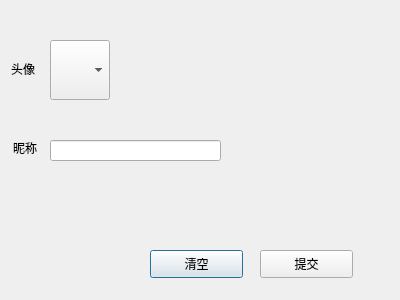
<?xml version="1.0" encoding="UTF-8"?>
<ui version="4.0">
 <class>set_user</class>
 <widget class="QDialog" name="set_user">
  <property name="geometry">
   <rect>
    <x>0</x>
    <y>0</y>
    <width>400</width>
    <height>300</height>
   </rect>
  </property>
  <property name="windowTitle">
   <string>Dialog</string>
  </property>
  <widget class="QComboBox" name="cbx_icon">
   <property name="geometry">
    <rect>
     <x>50</x>
     <y>40</y>
     <width>60</width>
     <height>60</height>
    </rect>
   </property>
   <property name="iconSize">
    <size>
     <width>60</width>
     <height>60</height>
    </size>
   </property>
  </widget>
  <widget class="QLabel" name="lb_picture">
   <property name="geometry">
    <rect>
     <x>11</x>
     <y>61</y>
     <width>30</width>
     <height>16</height>
    </rect>
   </property>
   <property name="text">
    <string>头像</string>
   </property>
  </widget>
  <widget class="QLabel" name="lb_name">
   <property name="geometry">
    <rect>
     <x>13</x>
     <y>140</y>
     <width>30</width>
     <height>16</height>
    </rect>
   </property>
   <property name="text">
    <string>昵称</string>
   </property>
  </widget>
  <widget class="QLineEdit" name="le_name">
   <property name="geometry">
    <rect>
     <x>50</x>
     <y>140</y>
     <width>171</width>
     <height>21</height>
    </rect>
   </property>
  </widget>
  <widget class="QPushButton" name="pb_clear">
   <property name="geometry">
    <rect>
     <x>150</x>
     <y>250</y>
     <width>93</width>
     <height>28</height>
    </rect>
   </property>
   <property name="text">
    <string>清空</string>
   </property>
  </widget>
  <widget class="QPushButton" name="pb_emit">
   <property name="geometry">
    <rect>
     <x>260</x>
     <y>250</y>
     <width>93</width>
     <height>28</height>
    </rect>
   </property>
   <property name="text">
    <string>提交</string>
   </property>
  </widget>
 </widget>
 <resources/>
 <connections/>
</ui>
